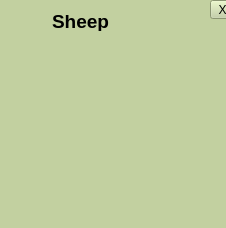
<?xml version="1.0" encoding="UTF-8"?>
<ui version="4.0">
 <class>sheep</class>
 <widget class="QMainWindow" name="sheep">
  <property name="geometry">
   <rect>
    <x>0</x>
    <y>0</y>
    <width>226</width>
    <height>228</height>
   </rect>
  </property>
  <property name="windowTitle">
   <string>MainWindow</string>
  </property>
  <property name="styleSheet">
   <string notr="true">background-color: rgb(194, 208, 160);</string>
  </property>
  <widget class="QWidget" name="centralwidget">
   <widget class="QToolButton" name="toolButton">
    <property name="geometry">
     <rect>
      <x>210</x>
      <y>0</y>
      <width>25</width>
      <height>19</height>
     </rect>
    </property>
    <property name="text">
     <string>X</string>
    </property>
   </widget>
   <widget class="QLabel" name="lineEdit_sheep">
    <property name="geometry">
     <rect>
      <x>140</x>
      <y>100</y>
      <width>71</width>
      <height>31</height>
     </rect>
    </property>
    <property name="font">
     <font>
      <family>MS Shell Dlg 2</family>
      <pointsize>12</pointsize>
      <weight>50</weight>
      <italic>false</italic>
      <bold>false</bold>
     </font>
    </property>
    <property name="styleSheet">
     <string notr="true">font: 75 10pt &quot;MS Shell Dlg 2&quot;;
font: 12pt &quot;MS Shell Dlg 2&quot;;</string>
    </property>
    <property name="text">
     <string/>
    </property>
   </widget>
   <widget class="QLabel" name="label_19">
    <property name="geometry">
     <rect>
      <x>20</x>
      <y>50</y>
      <width>111</width>
      <height>111</height>
     </rect>
    </property>
    <property name="styleSheet">
     <string notr="true">border-image: url(:/new/prefix1/imagfil/214840.png);</string>
    </property>
    <property name="text">
     <string/>
    </property>
   </widget>
   <widget class="QLabel" name="label_20">
    <property name="geometry">
     <rect>
      <x>30</x>
      <y>10</y>
      <width>101</width>
      <height>21</height>
     </rect>
    </property>
    <property name="text">
     <string>&lt;html&gt;&lt;head/&gt;&lt;body&gt;&lt;p align=&quot;center&quot;&gt;&lt;span style=&quot; font-size:14pt; font-weight:600;&quot;&gt;Sheep&lt;/span&gt;&lt;/p&gt;&lt;/body&gt;&lt;/html&gt;</string>
    </property>
    <property name="textFormat">
     <enum>Qt::AutoText</enum>
    </property>
   </widget>
  </widget>
  <widget class="QMenuBar" name="menubar">
   <property name="geometry">
    <rect>
     <x>0</x>
     <y>0</y>
     <width>226</width>
     <height>21</height>
    </rect>
   </property>
  </widget>
  <widget class="QStatusBar" name="statusbar"/>
 </widget>
 <resources/>
 <connections>
  <connection>
   <sender>toolButton</sender>
   <signal>clicked()</signal>
   <receiver>sheep</receiver>
   <slot>close()</slot>
   <hints>
    <hint type="sourcelabel">
     <x>184</x>
     <y>39</y>
    </hint>
    <hint type="destinationlabel">
     <x>209</x>
     <y>118</y>
    </hint>
   </hints>
  </connection>
 </connections>
</ui>
